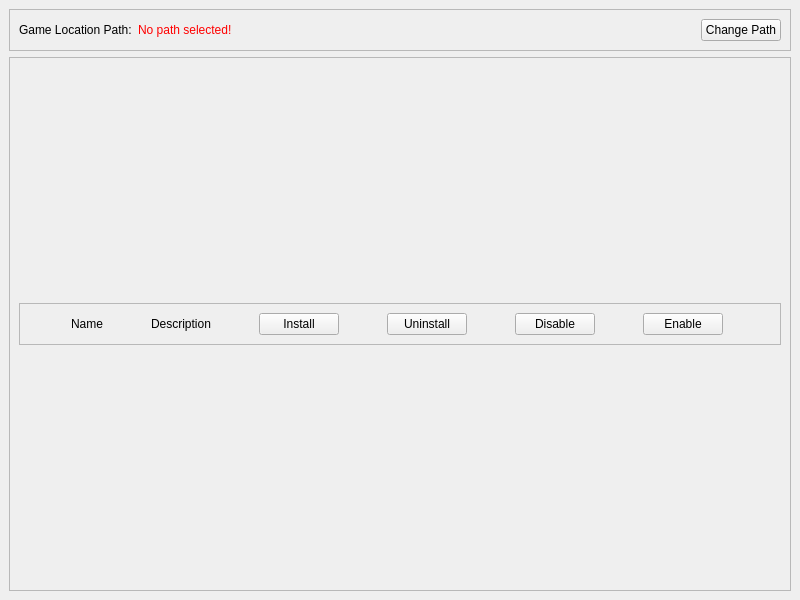
<?xml version="1.0" encoding="UTF-8"?>
<ui version="4.0">
 <class>MainWindow</class>
 <widget class="QMainWindow" name="MainWindow">
  <property name="geometry">
   <rect>
    <x>0</x>
    <y>0</y>
    <width>800</width>
    <height>600</height>
   </rect>
  </property>
  <property name="windowTitle">
   <string>MainWindow</string>
  </property>
  <widget class="QWidget" name="centralwidget">
   <layout class="QVBoxLayout" name="verticalLayout">
    <item>
     <widget class="QFrame" name="frame">
      <property name="frameShape">
       <enum>QFrame::StyledPanel</enum>
      </property>
      <property name="frameShadow">
       <enum>QFrame::Raised</enum>
      </property>
      <layout class="QHBoxLayout" name="horizontalLayout">
       <item>
        <widget class="QLabel" name="label">
         <property name="sizePolicy">
          <sizepolicy hsizetype="Fixed" vsizetype="Fixed">
           <horstretch>0</horstretch>
           <verstretch>0</verstretch>
          </sizepolicy>
         </property>
         <property name="text">
          <string>&lt;html&gt;&lt;head/&gt;&lt;body&gt;&lt;p&gt;Game Location Path:&lt;/p&gt;&lt;/body&gt;&lt;/html&gt;</string>
         </property>
        </widget>
       </item>
       <item>
        <widget class="QLabel" name="labelGamePath">
         <property name="sizePolicy">
          <sizepolicy hsizetype="MinimumExpanding" vsizetype="Fixed">
           <horstretch>0</horstretch>
           <verstretch>0</verstretch>
          </sizepolicy>
         </property>
         <property name="text">
          <string>&lt;html&gt;&lt;head/&gt;&lt;body&gt;&lt;p&gt;&lt;span style=&quot; color:#ff0000;&quot;&gt;No path selected!&lt;/span&gt;&lt;/p&gt;&lt;/body&gt;&lt;/html&gt;</string>
         </property>
        </widget>
       </item>
       <item>
        <widget class="QPushButton" name="pbChangePath">
         <property name="sizePolicy">
          <sizepolicy hsizetype="Fixed" vsizetype="Fixed">
           <horstretch>0</horstretch>
           <verstretch>0</verstretch>
          </sizepolicy>
         </property>
         <property name="text">
          <string>Change Path</string>
         </property>
        </widget>
       </item>
      </layout>
     </widget>
    </item>
    <item>
     <widget class="QScrollArea" name="scrollArea">
      <property name="widgetResizable">
       <bool>true</bool>
      </property>
      <widget class="QWidget" name="scrollAreaWidgetContents">
       <property name="geometry">
        <rect>
         <x>0</x>
         <y>0</y>
         <width>780</width>
         <height>531</height>
        </rect>
       </property>
       <layout class="QVBoxLayout" name="verticalLayout_2">
        <item>
         <widget class="QFrame" name="frame_2">
          <property name="sizePolicy">
           <sizepolicy hsizetype="Preferred" vsizetype="Fixed">
            <horstretch>0</horstretch>
            <verstretch>0</verstretch>
           </sizepolicy>
          </property>
          <property name="frameShape">
           <enum>QFrame::StyledPanel</enum>
          </property>
          <property name="frameShadow">
           <enum>QFrame::Raised</enum>
          </property>
          <layout class="QHBoxLayout" name="horizontalLayout_2">
           <item>
            <widget class="QLabel" name="labelModName">
             <property name="sizePolicy">
              <sizepolicy hsizetype="Fixed" vsizetype="Preferred">
               <horstretch>0</horstretch>
               <verstretch>0</verstretch>
              </sizepolicy>
             </property>
             <property name="text">
              <string>Name</string>
             </property>
            </widget>
           </item>
           <item>
            <widget class="QLabel" name="labelModDescription">
             <property name="sizePolicy">
              <sizepolicy hsizetype="Fixed" vsizetype="Preferred">
               <horstretch>0</horstretch>
               <verstretch>0</verstretch>
              </sizepolicy>
             </property>
             <property name="text">
              <string>Description</string>
             </property>
            </widget>
           </item>
           <item>
            <widget class="QPushButton" name="pushButtonInstall">
             <property name="sizePolicy">
              <sizepolicy hsizetype="Fixed" vsizetype="Fixed">
               <horstretch>0</horstretch>
               <verstretch>0</verstretch>
              </sizepolicy>
             </property>
             <property name="text">
              <string>Install</string>
             </property>
            </widget>
           </item>
           <item>
            <widget class="QPushButton" name="pushButtonUninstall">
             <property name="sizePolicy">
              <sizepolicy hsizetype="Fixed" vsizetype="Fixed">
               <horstretch>0</horstretch>
               <verstretch>0</verstretch>
              </sizepolicy>
             </property>
             <property name="text">
              <string>Uninstall</string>
             </property>
            </widget>
           </item>
           <item>
            <widget class="QPushButton" name="pushButtonDisable">
             <property name="sizePolicy">
              <sizepolicy hsizetype="Fixed" vsizetype="Fixed">
               <horstretch>0</horstretch>
               <verstretch>0</verstretch>
              </sizepolicy>
             </property>
             <property name="text">
              <string>Disable</string>
             </property>
            </widget>
           </item>
           <item>
            <widget class="QPushButton" name="pushButtonEnable">
             <property name="sizePolicy">
              <sizepolicy hsizetype="Fixed" vsizetype="Fixed">
               <horstretch>0</horstretch>
               <verstretch>0</verstretch>
              </sizepolicy>
             </property>
             <property name="text">
              <string>Enable</string>
             </property>
            </widget>
           </item>
          </layout>
         </widget>
        </item>
       </layout>
      </widget>
     </widget>
    </item>
   </layout>
  </widget>
 </widget>
 <resources/>
 <connections/>
</ui>
